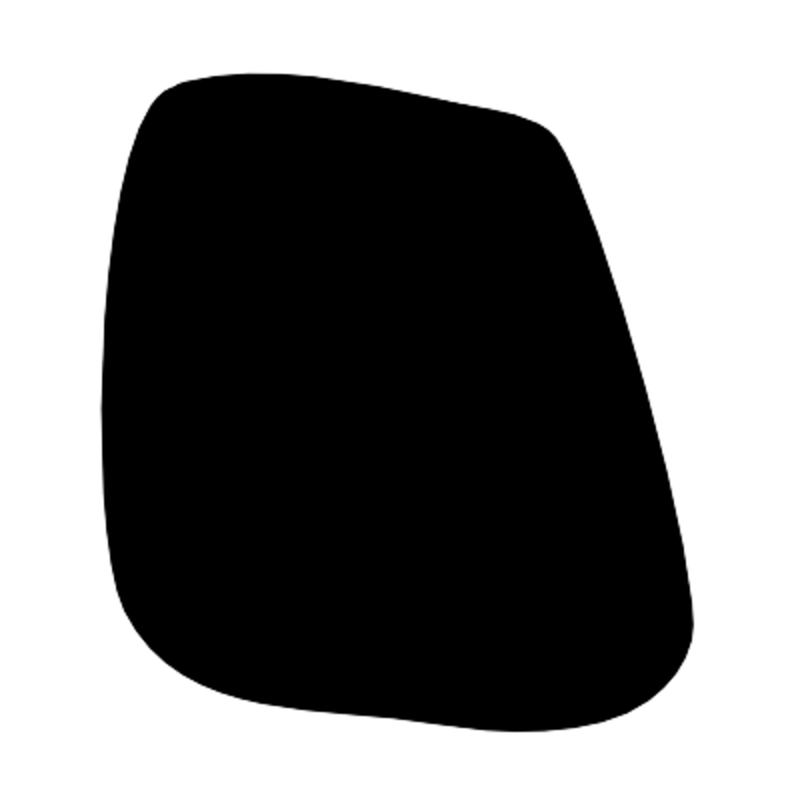
#> input picture dev/mask_simple800x800.png, 800 x 800 px
$ jupyter execute --allow-errors namaster_lensing_scratch.ipynb
#> lines starting #> are read from the running program, lines starting #| are printed output that depends on the picture
[cell 1]
import numpy as np
import pymaster as nmt
import matplotlib.pyplot as plt

[cell 2]
# This script describes the functionality of the flat-sky version of pymaster

# Dimensions:
# First, a flat-sky field is defined by four quantities:
#  - Lx and Ly: the size of the patch in the x and y dimensions (in radians)
Lx = 20. * np.pi/180
Ly = 20. * np.pi/180
#  - Nx and Ny: the number of pixels in the x and y dimensions
Nx = 800
Ny = 800

[cell 3]
import pickle
from scipy.interpolate import interp1d
oup_fname = '../data/input/universe_Planck15/camb/CAMB_outputs.pkl'
#> (the rest of this cell did not finish here and is left out)

[cell 4]
oup_fname = '../data/input/universe_Planck15/camb/CAMB_outputs.pkl'
print(oup_fname)
#> (the rest of this cell did not finish here and is left out)

#> (a cell that did not finish here is left out)

#> (a cell that did not finish here is left out)

[cell 7]
# In[15]:
import sys

#######

N_RUNS = 10
import warnings
warnings.filterwarnings("ignore")
#####


# In[2]:


import os, sys
WORKING_DIR = os.path.dirname(os.path.abspath(''))
sys.path.insert(1, os.path.join(WORKING_DIR,'LensQuEst'))


# In[3]:


from universe import *
from halo_fit import *
from cmb import *
#> (the rest of this cell did not finish here and is left out)

#> (a cell that did not finish here is left out)

#> (a cell that did not finish here is left out)

#> (a cell that did not finish here is left out)

#> (a cell that did not finish here is left out)

[cell 12]
mask_file = 'mask_simple800x800.png'
psfile = 'point_sources_800x800.png'
psapod = 2


#https://stackoverflow.com/questions/12201577/how-can-i-convert-an-rgb-image-into-grayscale-in-python
def rgb2gray(rgb):
    return np.dot(rgb[...,:3], [0.2989, 0.5870, 0.1140])
from scipy.ndimage import gaussian_filter
from scipy.fft import fft2

mask = rgb2gray(plt.imread(mask_file))
apodized_mask = gaussian_filter(mask, 3)
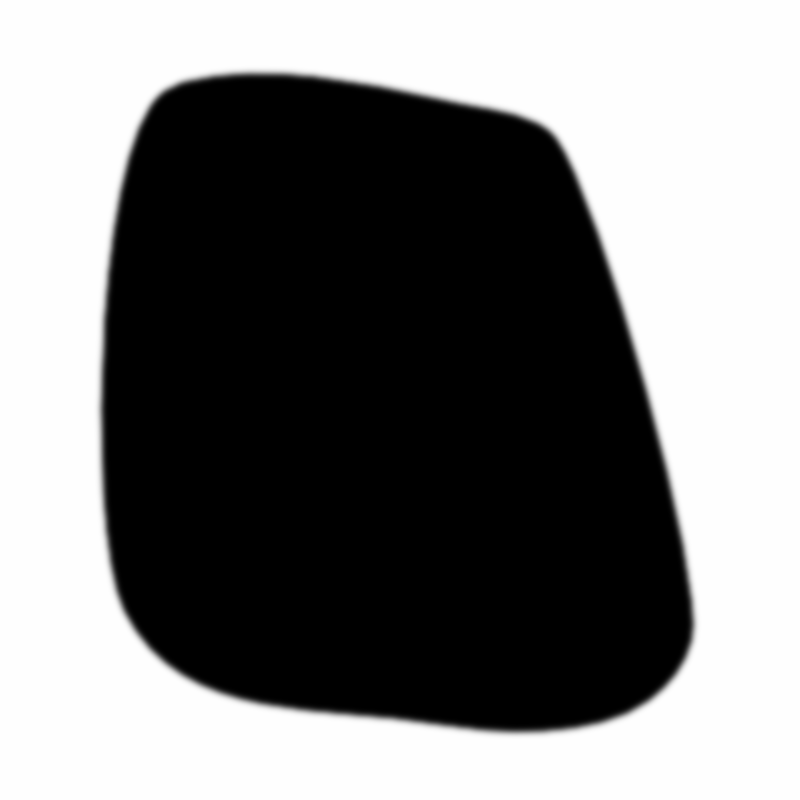
#> apodized_mask: shape (800, 800) float64; min 0, max 1, mean 0.496
point_sources = rgb2gray(plt.imread(psfile))
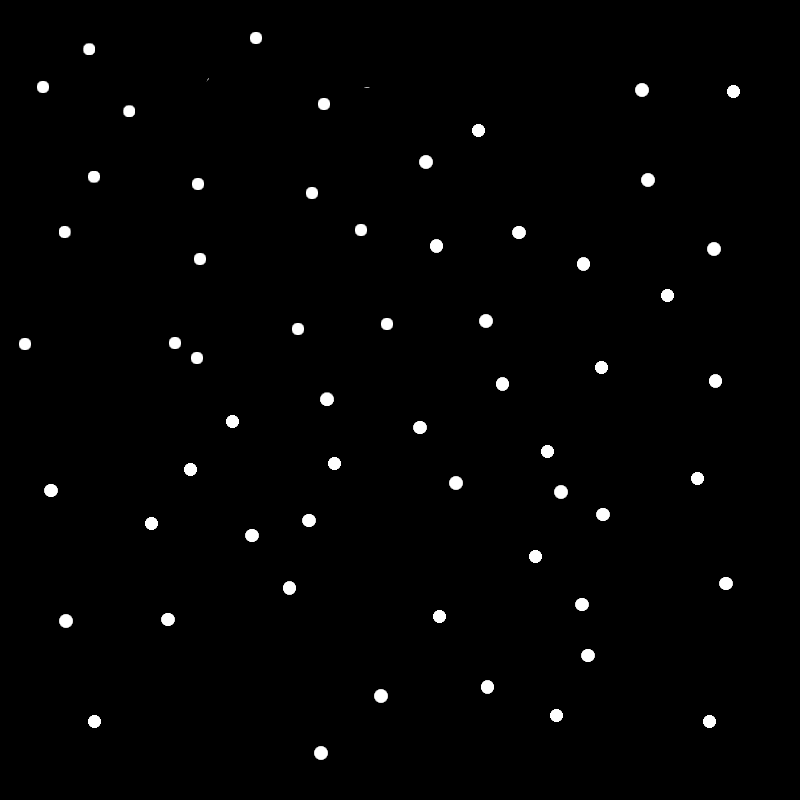
#> input picture dev/point_sources_800x800.png, 800 x 800 px
point_sources = gaussian_filter(point_sources, psapod)
apodized_mask += point_sources
nPos = np.where(apodized_mask>1)
#> nPos = 11876 positions, rows 25 to 766, columns 12 to 746
apodized_mask[nPos] = 1
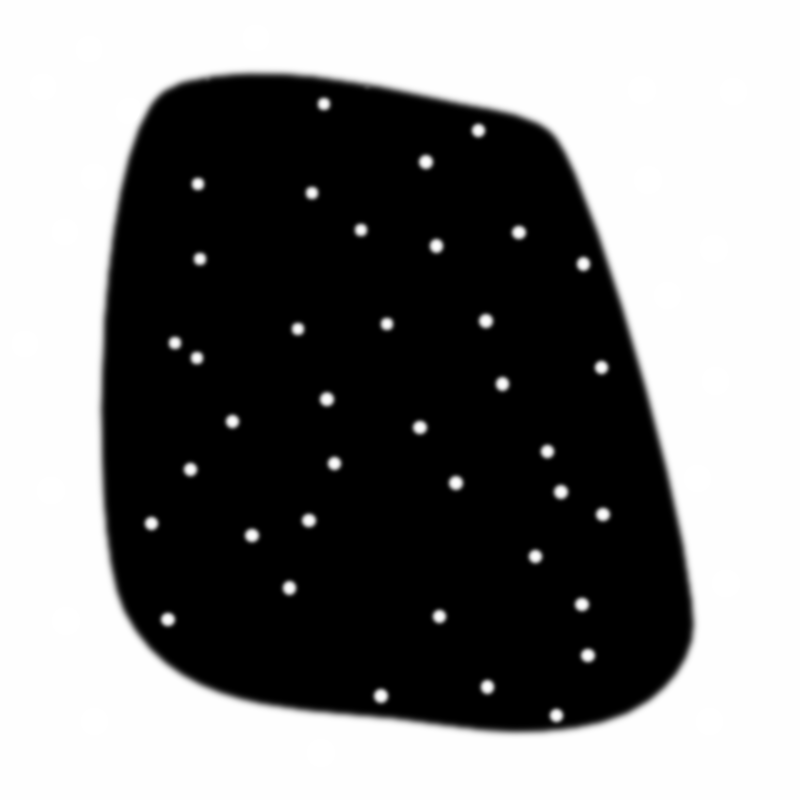
#> apodized_mask: shape (800, 800) float64; min 0, max 1, mean 0.504
mask = 1-mask
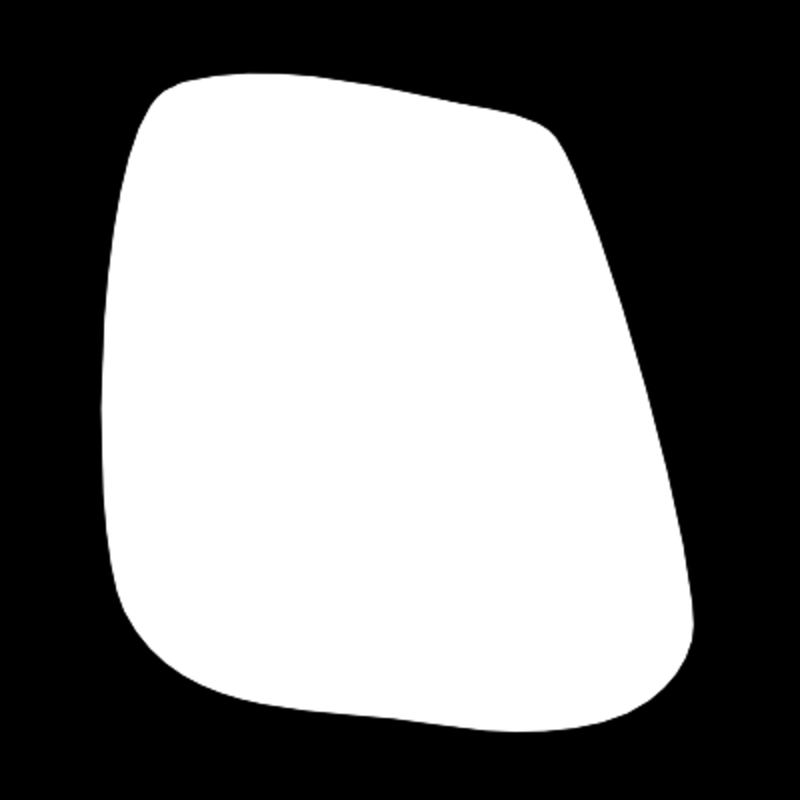
#> mask: shape (800, 800) float64; min 0.0001, max 1, mean 0.504
apodized_mask = 1 - apodized_mask
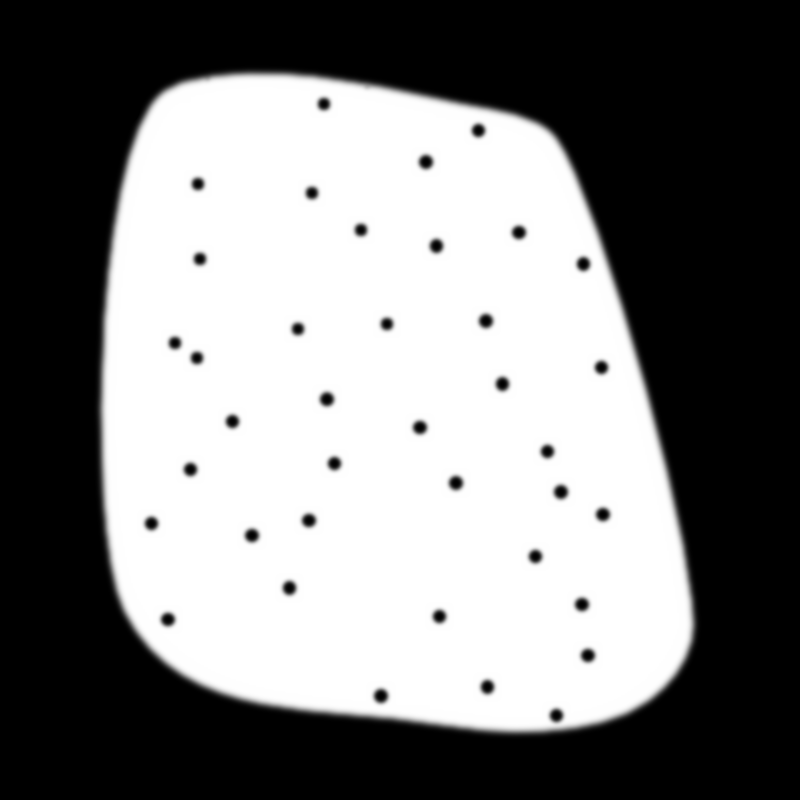
#> apodized_mask: shape (800, 800) float64; min 0, max 1, mean 0.496

for a in apodized_mask:
    for b in a:
        assert(b<=1 and b>=0)
plt.figure()
plt.imshow(apodized_mask, vmin=0, vmax=1)
plt.colorbar()
#> (the rest of this cell did not finish here and is left out)
